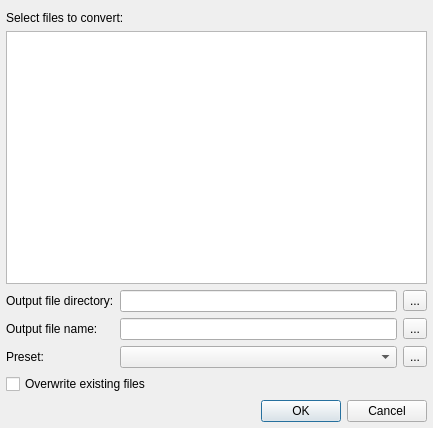
<?xml version="1.0" encoding="UTF-8"?>
<ui version="4.0">
 <class>ConverterDialog</class>
 <widget class="QDialog" name="ConverterDialog">
  <property name="geometry">
   <rect>
    <x>0</x>
    <y>0</y>
    <width>433</width>
    <height>428</height>
   </rect>
  </property>
  <property name="windowTitle">
   <string>Converter Settings</string>
  </property>
  <layout class="QGridLayout" name="gridLayout">
   <property name="leftMargin">
    <number>6</number>
   </property>
   <property name="rightMargin">
    <number>6</number>
   </property>
   <property name="bottomMargin">
    <number>6</number>
   </property>
   <item row="0" column="0" colspan="2">
    <widget class="QLabel" name="label">
     <property name="text">
      <string>Select files to convert:</string>
     </property>
    </widget>
   </item>
   <item row="1" column="0" colspan="3">
    <widget class="QListWidget" name="itemsListWidget">
     <property name="alternatingRowColors">
      <bool>true</bool>
     </property>
    </widget>
   </item>
   <item row="2" column="0">
    <widget class="QLabel" name="label_2">
     <property name="text">
      <string>Output file directory:</string>
     </property>
    </widget>
   </item>
   <item row="2" column="1">
    <widget class="QLineEdit" name="outDirEdit"/>
   </item>
   <item row="3" column="0">
    <widget class="QLabel" name="label_3">
     <property name="text">
      <string>Output file name:</string>
     </property>
    </widget>
   </item>
   <item row="3" column="1">
    <widget class="QLineEdit" name="outFileEdit"/>
   </item>
   <item row="4" column="0">
    <widget class="QLabel" name="label_4">
     <property name="text">
      <string>Preset:</string>
     </property>
    </widget>
   </item>
   <item row="4" column="1">
    <widget class="QComboBox" name="comboBox"/>
   </item>
   <item row="5" column="0" colspan="3">
    <widget class="QCheckBox" name="checkBox">
     <property name="text">
      <string>Overwrite existing files</string>
     </property>
    </widget>
   </item>
   <item row="6" column="0" colspan="3">
    <widget class="QDialogButtonBox" name="buttonBox">
     <property name="standardButtons">
      <set>QDialogButtonBox::Cancel|QDialogButtonBox::Ok</set>
     </property>
    </widget>
   </item>
   <item row="2" column="2">
    <widget class="QToolButton" name="dirButton">
     <property name="text">
      <string>...</string>
     </property>
    </widget>
   </item>
   <item row="3" column="2">
    <widget class="QToolButton" name="fileNameButton">
     <property name="text">
      <string>...</string>
     </property>
    </widget>
   </item>
   <item row="4" column="2">
    <widget class="QToolButton" name="presetButton">
     <property name="text">
      <string>...</string>
     </property>
    </widget>
   </item>
  </layout>
 </widget>
 <resources/>
 <connections>
  <connection>
   <sender>buttonBox</sender>
   <signal>accepted()</signal>
   <receiver>ConverterDialog</receiver>
   <slot>accept()</slot>
   <hints>
    <hint type="sourcelabel">
     <x>330</x>
     <y>408</y>
    </hint>
    <hint type="destinationlabel">
     <x>112</x>
     <y>425</y>
    </hint>
   </hints>
  </connection>
  <connection>
   <sender>buttonBox</sender>
   <signal>rejected()</signal>
   <receiver>ConverterDialog</receiver>
   <slot>reject()</slot>
   <hints>
    <hint type="sourcelabel">
     <x>393</x>
     <y>407</y>
    </hint>
    <hint type="destinationlabel">
     <x>383</x>
     <y>425</y>
    </hint>
   </hints>
  </connection>
 </connections>
</ui>
